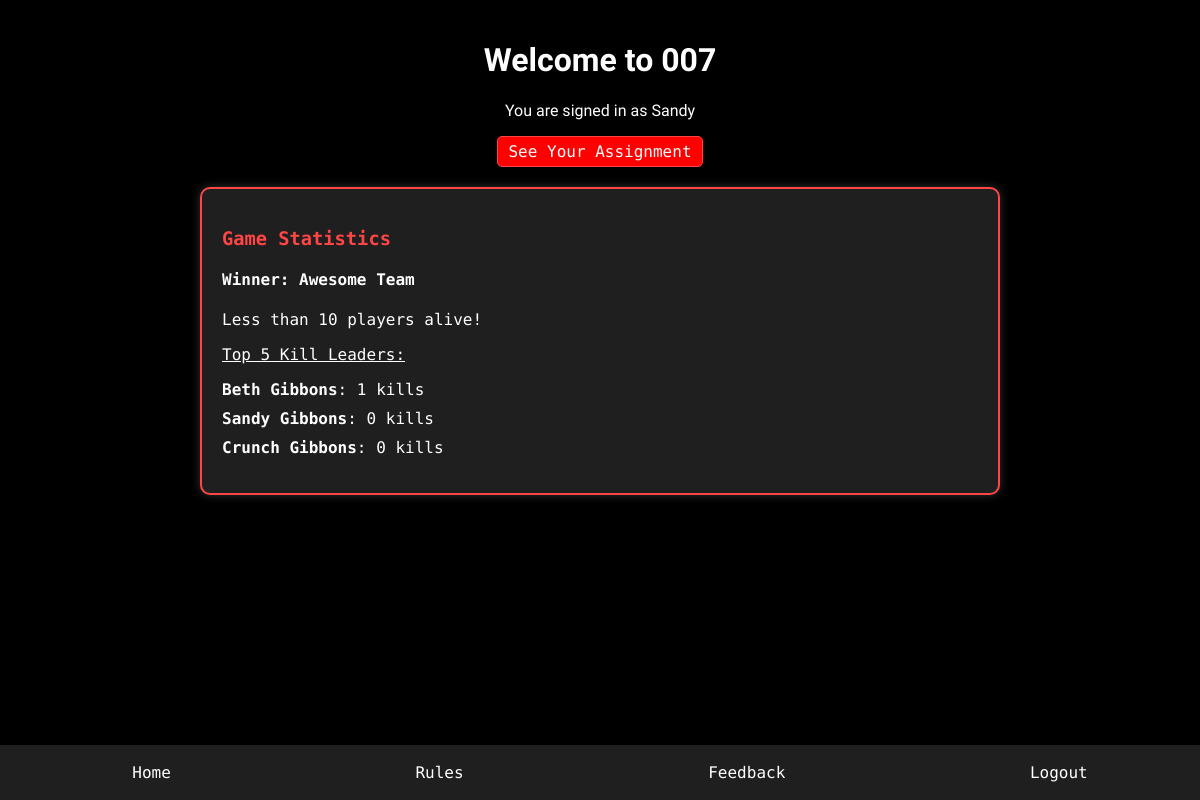
Page / (signed in) on the committed database.
### users/models.py (models this page shows, shortened)
class CustomUser(AbstractUser):
    @property
    def name(self):
        return f"{self.first_name} {self.last_name}"

class AgentGroup(models.Model):
    group_name = models.CharField(max_length = 255, blank=True, null=True)
    players = models.ManyToManyField(Player)
    is_out = models.BooleanField(default=False)
    target_group_name = models.CharField(max_length=255, blank=True, null=True)
    target_group_pk = models.IntegerField(null=True, blank=True)
    kills = models.IntegerField(default=0)
    is_playing = models.BooleanField(default=True)
    is_winner = models.BooleanField(default=False)

class Player(models.Model):
    user = models.OneToOneField(CustomUser, on_delete=models.CASCADE)
    is_dead = models.BooleanField(default=False)
    target_name = models.CharField(max_length=255, blank=True, null=True)
    target_pk = models.IntegerField(null=True, blank=True)
    agent_name = models.CharField(max_length=255, blank=True, null=True)
    kills = models.IntegerField(default=0)
    is_playing = models.BooleanField(default=True)
    is_winner = models.BooleanField(default=False)
    in_waiting = models.BooleanField(default=False)
    have_eliminated_today = models.BooleanField(default=False)

### users/views.py (the view, shortened to what this page needs)
# urls.py: 2. Add a URL to urlpatterns:  path('', views.home, name='home')
def home(request):
    param_value = request.GET.get('param')
    team_deleted = request.GET.get('team_deleted')
    print(team_deleted)
    winners = StatManager.get_winner()
    match winners[0]:
        case 0:
            winner = None
        case 1:
            winner = winners[1].user.name
        case 2:
            winner = winners[1].group_name
        case _:
            winner = None
    context = {'param': param_value, 'kill_leaders': StatManager().get_kill_rankings(),
               'players_alive': StatManager().get_alive_players_count(), 'winner': winner, 'ggame': GameManager.is_placing_groups()}
    return render(request, "users/home.html", context)

### users/game.py (called while the page is built)
    @staticmethod
    def is_placing_groups():
        if Game.objects.all() == None or len(Game.objects.all()) == 0:
            return False
        return Game.objects.all()[0].placing_groups == True

### users/stats.py (called while the page is built)
    @staticmethod
    def get_kill_rankings():
        return Player.objects.filter(is_playing=True).order_by('-kills')[:5]

    @staticmethod
    def get_alive_players_count():
        count = Player.objects.filter(is_dead=False, is_playing = True).count()
        if count < 10:
            return 10
        elif count < 20:
            return 20
        elif count < 30:
            return 30
        else:
            return count

    @staticmethod
    def get_winner():
        player_winner = Player.objects.filter(is_winner=True)
        group_winner = AgentGroup.objects.filter(is_winner=True)
        returning = []
        if player_winner.count() == 1:
            returning.append(1)
            returning.append(player_winner[0])
        elif group_winner.count() == 1:
            returning.append(2)
            returning.append(group_winner[0])
        else:
            returning.append(0)
            returning.append(None)
        return returning

### users/templates/users/home.html (shortened to what this page needs)
{% load static %}
<!DOCTYPE html>
<html lang="en">
<head>
    <link rel="stylesheet" href="{% static 'users/assassin.css' %}" />
    <link rel="stylesheet" href="{% static 'users/assassin.css' %}" />
    <link rel="stylesheet" href="{% static 'users/assassin.css' %}" />
</head>
<body>
    <div class="container">
        {% load socialaccount %}
        {% if user.is_authenticated %}
        <div class="user-info">
            <h1 class="heading">Welcome to 007</h1>
            <p class="heading">You are signed in as {{user.first_name}}</p>
            <div class="links">
                <a href="assignmentdirection" class="assignment-button">See Your Assignment</a>
            </div>
        </div>
        <div class="statistics">
            <h3>Game Statistics</h3>
            {% if winner is not None %}
            <h4><strong>Winner: </strong>{{ winner }}</h4>
            {% endif %}
            {% if players_alive == 10 %}
            <p>Less than 10 players alive!</p>
            {% elif players_alive == 20 %}
            <p>Less than 20 players alive!</p>
            {% elif players_alive == 30 %}
            <p>Less than 30 players alive!</p>
            {% else %}
            <p><u>Players Alive</u>: {{ players_alive }}</p>
            {% endif %}
            <p><u>Top 5 Kill Leaders:</u></p>
            <ul>
                {% for player in kill_leaders %}
                    <li><strong>{{ player.user.name }}</strong>: {{ player.kills }} kills</li>
                {% endfor %}
            </ul>
        </div>
        {% endif %}
    </div>
    <div class="navbar">
        <a href="{% url 'users:home' %}">Home</a>
        <a href="{% url 'users:rules' %}">Rules</a>
        <a href="{% url 'users:complaints' %}">Feedback</a>
        <a href="{% url 'users:logout' %}">Logout</a>
    </div>
</body>
</html>

### users/static/users/assassin.css (style rules this page uses)
body { background-color: black; color: white; font-family: 'Fira Code', monospace; margin: 0; }
.heading { font-family: 'Black Ops One', cursive; }
.container { max-width: 800px; margin: 0 auto; padding: 20px; }
.user-info { text-align: center; }
.links a { color: white; text-decoration: none; margin: 0 10px; padding: 5px 10px; border: 1px solid #FF4545; border-radius: 5px; transition: color 0.3s, border-color 0.3s; }
body { background-color: black; color: white; font-family: 'Segoe UI', Tahoma, Geneva, Verdana, sans-serif; margin: 0; }
a { color: red; text-decoration: none; transition: color 0.3s ease; }
.statistics { border: 2px solid #FF4545; padding: 20px; border-radius: 10px; margin-top: 20px; background-color: #1f1f1f; box-shadow: 0 0 10px rgba(255, 255, 255, 0.2); color: white; }
.statistics h3 { color: #FF4545; }
.statistics ul { list-style: none; padding: 0; }
.statistics li { margin-bottom: 10px; }
.navbar { position: fixed; bottom: 0; width: 100%; background-color: #1f1f1f; padding: 10px; display: flex; justify-content: space-around; }
.navbar a { color: white; text-decoration: none; padding: 8px 12px; border-radius: 5px; transition: background-color 0.3s, color 0.3s; }
.assignment-button { background-color: red; color: white; padding: 10px 20px; text-decoration: none; border-radius: 5px; display: inline-block; transition: background-color 0.3s ease; }

### users/templates/users/home.html (style rules this page uses)
body { background-color: black; color: white; font-family: 'Fira Code', monospace; margin: 0; }
.heading { font-family: 'Black Ops One', cursive; }

### rows in the picture
CustomUser: first_name "Sandy"
AgentGroup: group_name "Awesome Team"
Player: user.name "Beth Gibbons", kills "1"
Player: user.name "Sandy Gibbons", kills "0"
Player: user.name "Crunch Gibbons", kills "0"
